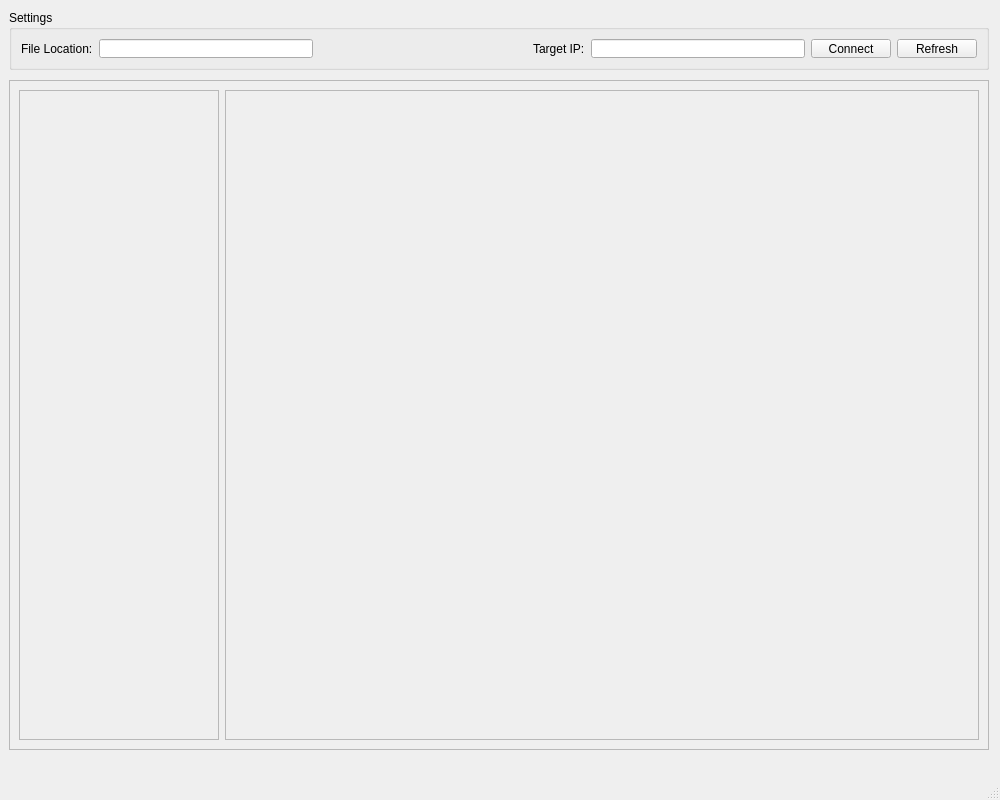
<?xml version="1.0" encoding="UTF-8"?>
<ui version="4.0">
 <class>MainWindow</class>
 <widget class="QMainWindow" name="MainWindow">
  <property name="geometry">
   <rect>
    <x>0</x>
    <y>0</y>
    <width>1000</width>
    <height>800</height>
   </rect>
  </property>
  <property name="minimumSize">
   <size>
    <width>1000</width>
    <height>800</height>
   </size>
  </property>
  <property name="maximumSize">
   <size>
    <width>1000</width>
    <height>800</height>
   </size>
  </property>
  <property name="windowTitle">
   <string>MainWindow</string>
  </property>
  <widget class="QWidget" name="centralwidget">
   <widget class="QFrame" name="mainFrame">
    <property name="geometry">
     <rect>
      <x>9</x>
      <y>80</y>
      <width>980</width>
      <height>670</height>
     </rect>
    </property>
    <property name="minimumSize">
     <size>
      <width>980</width>
      <height>670</height>
     </size>
    </property>
    <property name="maximumSize">
     <size>
      <width>980</width>
      <height>670</height>
     </size>
    </property>
    <property name="frameShape">
     <enum>QFrame::StyledPanel</enum>
    </property>
    <property name="frameShadow">
     <enum>QFrame::Raised</enum>
    </property>
    <layout class="QHBoxLayout" name="horizontalLayout_2">
     <item>
      <widget class="QFrame" name="leftFrame">
       <property name="minimumSize">
        <size>
         <width>200</width>
         <height>0</height>
        </size>
       </property>
       <property name="maximumSize">
        <size>
         <width>200</width>
         <height>16777215</height>
        </size>
       </property>
       <property name="frameShape">
        <enum>QFrame::StyledPanel</enum>
       </property>
       <property name="frameShadow">
        <enum>QFrame::Raised</enum>
       </property>
      </widget>
     </item>
     <item>
      <widget class="QFrame" name="rightFrame">
       <property name="frameShape">
        <enum>QFrame::StyledPanel</enum>
       </property>
       <property name="frameShadow">
        <enum>QFrame::Raised</enum>
       </property>
      </widget>
     </item>
    </layout>
   </widget>
   <widget class="QGroupBox" name="groupBox">
    <property name="geometry">
     <rect>
      <x>9</x>
      <y>10</y>
      <width>980</width>
      <height>60</height>
     </rect>
    </property>
    <property name="minimumSize">
     <size>
      <width>980</width>
      <height>60</height>
     </size>
    </property>
    <property name="maximumSize">
     <size>
      <width>980</width>
      <height>60</height>
     </size>
    </property>
    <property name="title">
     <string>Settings</string>
    </property>
    <layout class="QHBoxLayout" name="horizontalLayout">
     <item>
      <widget class="QLabel" name="label">
       <property name="text">
        <string>File Location:</string>
       </property>
       <property name="buddy">
        <cstring>lineEditFileLocation</cstring>
       </property>
      </widget>
     </item>
     <item>
      <widget class="QLineEdit" name="lineEditFileLocation"/>
     </item>
     <item>
      <spacer name="horizontalSpacer">
       <property name="orientation">
        <enum>Qt::Horizontal</enum>
       </property>
       <property name="sizeHint" stdset="0">
        <size>
         <width>206</width>
         <height>16</height>
        </size>
       </property>
      </spacer>
     </item>
     <item>
      <widget class="QLabel" name="label_2">
       <property name="text">
        <string>Target IP:</string>
       </property>
       <property name="buddy">
        <cstring>lineEditFileLocation</cstring>
       </property>
      </widget>
     </item>
     <item>
      <widget class="QLineEdit" name="lineEditTargetIP">
       <property name="text">
        <string/>
       </property>
      </widget>
     </item>
     <item>
      <widget class="QPushButton" name="buttonConnection">
       <property name="text">
        <string>Connect</string>
       </property>
      </widget>
     </item>
     <item>
      <widget class="QPushButton" name="buttonRefresh">
       <property name="text">
        <string>Refresh</string>
       </property>
      </widget>
     </item>
    </layout>
   </widget>
  </widget>
  <widget class="QMenuBar" name="menubar">
   <property name="geometry">
    <rect>
     <x>0</x>
     <y>0</y>
     <width>1000</width>
     <height>19</height>
    </rect>
   </property>
  </widget>
  <widget class="QStatusBar" name="statusbar"/>
 </widget>
 <resources/>
 <connections/>
</ui>
